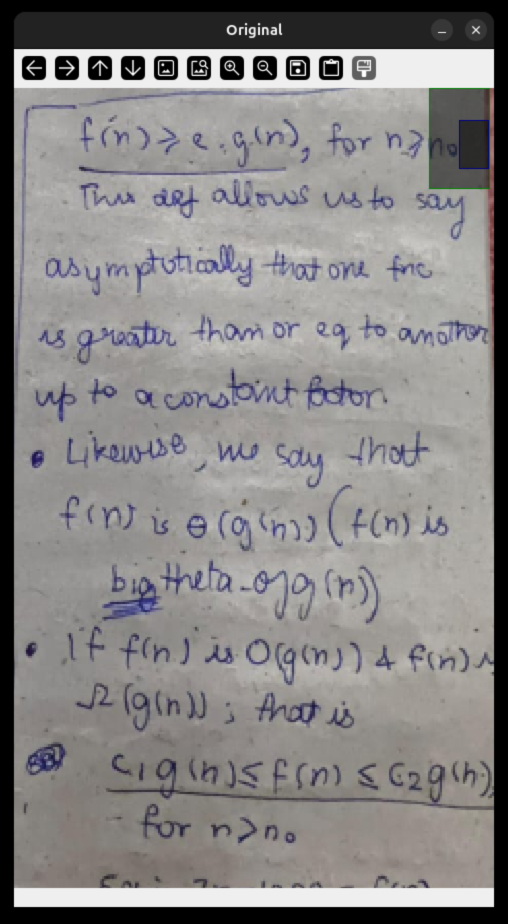
#> input picture Original.png, 1016 x 1848 px (shown at 1/2 size)
$ python preproc_pipeline.py
#> lines starting #> are read from the running program, lines starting #| are printed output that depends on the picture; after the words box and inside, x2 and y2 are one past the last pixel; in counts of white or black regions, pixels touching at a corner belong together
"""This has the image preprocessing pipeline"""
import sys
from tkinter import Tk
from tkinter.filedialog import askopenfilename

import cv2
import numpy as np


def grey_scale(img):
    """Greyscale of image"""
    return cv2.cvtColor(img, cv2.COLOR_BGR2GRAY)


# Iteration 3
def distortion_correction(img):
    """Remove artifacts like lines present in notebooks without affecting handwriting"""
    # Create horizontal kernel to detect horizontal lines
    horizontal_kernel = cv2.getStructuringElement(cv2.MORPH_RECT, (25, 1))

    # Use morphological opening to detect horizontal lines
    lines = cv2.morphologyEx(img, cv2.MORPH_OPEN, horizontal_kernel, iterations=2)

    # Create mask for the lines
    _, mask = cv2.threshold(lines, 0, 255, cv2.THRESH_BINARY)

    # Inpaint the lines using surrounding pixels
    repaired = cv2.inpaint(img, mask, 3, cv2.INPAINT_TELEA)

    return repaired


def normalise_contrast(img):
    """Normalize contrast"""
    # _, mask = cv2.threshold(img, 120, 255, cv2.THRESH_BINARY)

    mask = cv2.adaptiveThreshold(
        img,
        255,
        cv2.ADAPTIVE_THRESH_GAUSSIAN_C,
        cv2.THRESH_BINARY_INV,  # better for text (white background → black text)
        15,  # block size (tune this: 11–25)
        8  # constant (tune: 2–10)
    )

    return mask


def noise_reduction(img):
    """Noise Removal"""
    return cv2.fastNlMeansDenoising(img, None, h=10, templateWindowSize=13, searchWindowSize=21)


# Iteration 3
# Corrects the rotation artifacts
def deskew(img):
    """Corrects rotation of image"""
    return img


def compress_to_min_dim(img, target_min=1200):
    """Compress image to target size"""
    h, w = img.shape[:2]

    # Find current minimum dimension
    min_dim = min(h, w)

    # If already smaller, do nothing
    if min_dim <= target_min:
        return img

    # Compute scale factor
    scale = target_min / min_dim

    new_w = int(w * scale)
    new_h = int(h * scale)

    resized = cv2.resize(img, (new_w, new_h), interpolation=cv2.INTER_AREA)

    return resized


# Iteration 2
# This divides image into parts based on how the image was taken
def segment(img):
    """Segments image into multiple segments"""

    img = compress_to_min_dim(img, target_min=1200)

    _, thresh = cv2.threshold(img, 127, 255, cv2.THRESH_BINARY)

    # Step 2: Find connected components (letters/parts)
    num_labels, labels, stats, _ = cv2.connectedComponentsWithStats(img, connectivity=8)

    heights = []

    for i in range(1, num_labels):  # skip background
        x, y, w, h, area = stats[i]

        # Filter noise (very small components)
        if area > 50:
            heights.append(h)

    # Step 3: Estimate handwriting scale
    if len(heights) == 0:
        return [img]  # fallback

    median_height = int(np.median(heights))

    # Step 4: Define dynamic segment size
    seg_h = int(median_height * 5)  # covers ~1–2 lines
    seg_w = int(median_height * 10)  # covers word groups

    h, w = img.shape

    segm = []

    # Step 5: Sliding window segmentation
    for y in range(0, h, seg_h):
        for x in range(0, w, seg_w):
            patch = img[y:y + seg_h, x:x + seg_w]

            # Skip mostly empty patches
            if np.mean(patch) > 10:
                segm.append((x, y, patch))

    return segm


def resize_for_screen(img, max_width=800, max_height=800):
    """Function to help with resizing image for display"""
    h, w = img.shape[:2]
    scale = min(max_width / w, max_height / h, 1.0)
    return cv2.resize(img, (int(w * scale), int(h * scale)))


def preproc_image(img):
    """Image processing pipeline"""
    img = grey_scale(img)
    # img = distortion_correction(img)
    img = noise_reduction(img)
    img = normalise_contrast(img)
    img = deskew(img)

    segm = segment(img)
    return segm


# For visualization and debugging
if __name__ == '__main__':
    Tk().withdraw()

    path = askopenfilename(
        title="Select Image",
        filetypes=[("Image Files", "*.png *.jpg *.jpeg *.bmp")]
    )
#> the answer given: ../Original.png

    if not path:
        print("No image selected.")
        sys.exit()

    original = cv2.imread(path)
#> original is the input picture: shape (1848, 1016, 3); mean B, G, R 133.6, 133.7, 135.8

    if original is None:
        print("Failed to load image.")
        sys.exit()

    segments = preproc_image(original)
#> in normalise_contrast, `mask = cv2.adaptiveThreshold( img, 255, cv2.ADAPTIVE_THRESH_GAUSSIAN_C..`:
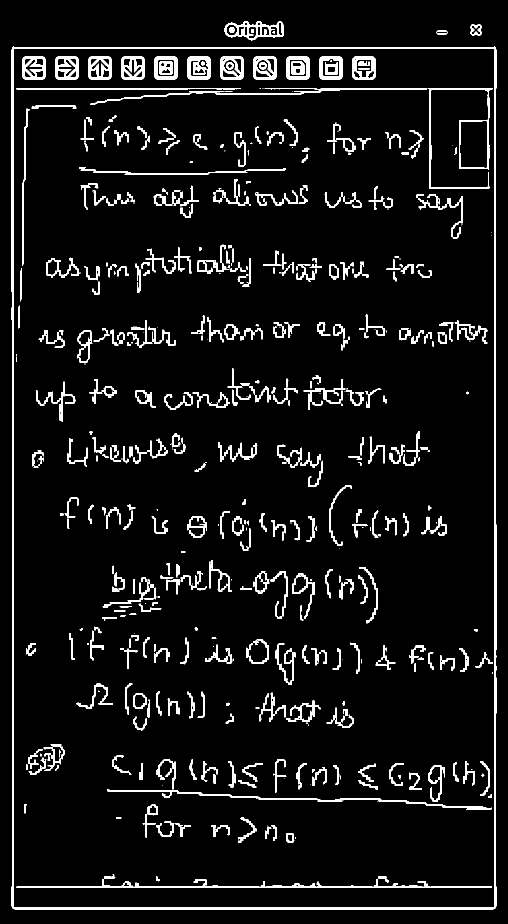
#> mask: shape (1848, 1016) (shown at 1/2 size); 7.5% white; 503 white regions (113 under 20 px), largest, box (x1, y1, x2, y2) and area: (23, 92, 993, 1819) 23402, (32, 1749, 984, 1776) 4666, (214, 1578, 983, 1619) 3173
#> in segment, `num_labels, labels, stats, _ = cv2.connectedComponentsWithStats(img, c..`:
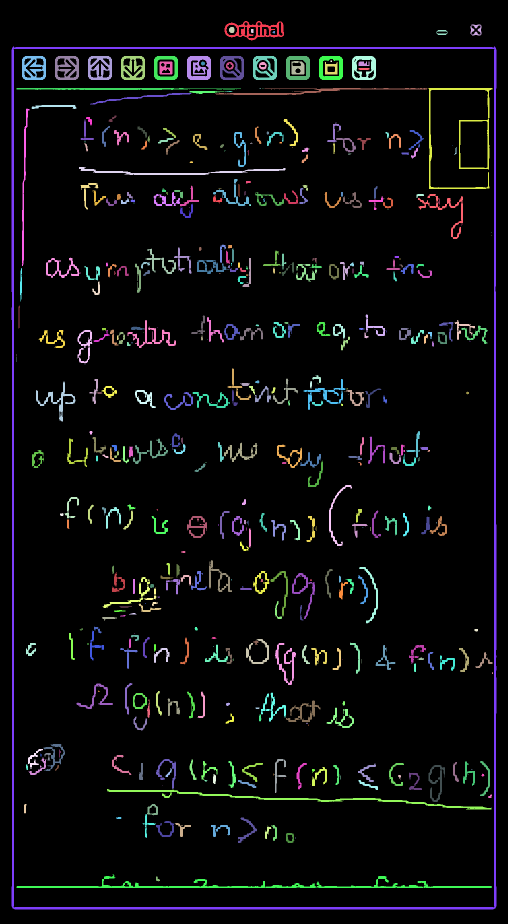
#> labels: shape (1848, 1016) int32 (shown at 1/2 size); 504 distinct labels, from 0 to 503; one colour per label, 0 black
#> in segment, `num_labels, labels, stats, _ = cv2.connectedComponentsWithStats(img, c..`: num_labels = 504; stats = 504 rows, first 6: [0, 0, 1016, 1848, 1737645], [449, 42, 119, 39, 1819], [941, 49, 22, 22, 263], [458, 54, 11, 12, 112], [502, 58, 5, 8, 39], [873, 60, 22, 10, 120]
#> the loop in segment, `for i in range(1, num_labels):` made 503 passes
#> after the loop in segment, `for i in range(1, num_labels):`: heights = 315 values, max 1727 at index 4, min 4 at index 22, mean 40.49
#> in segment, `median_height = int(np.median(heights))`: median_height = 32
#> in segment, `seg_h = int(median_height * 5)`: seg_h = 160
#> in segment, `seg_w = int(median_height * 10)`: seg_w = 320
#> after the loop in segment, `for y in range(0, h, seg_h):`: segm = 43 items
#> segments = 43 items
    print(len(segments))
#| 43

    cv2.imshow("Original", resize_for_screen(original))
#> in resize_for_screen, `return cv2.resize(img, (int(w * scale), int(h * scale)))`:
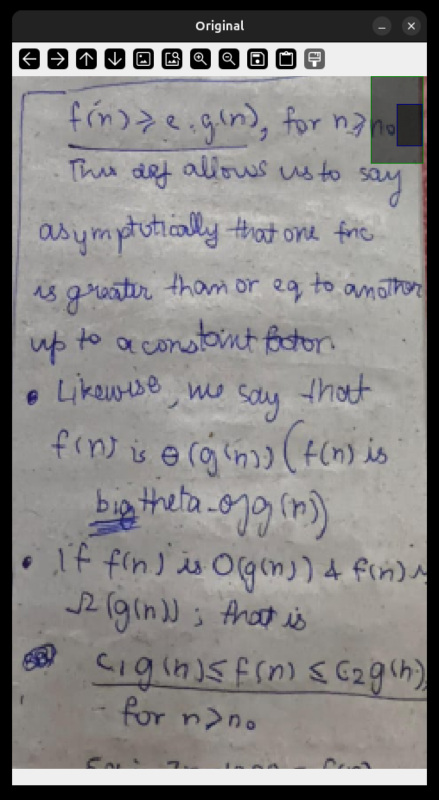
#> returned value: shape (800, 439, 3); mean of channels 0, 1, 2 133.5, 133.6, 135.7; drawn as B, G, R

    # Display segments dynamically
    for idx, (x, y, seg) in enumerate(segments):
        window_name = f"Segment {idx}"
        cv2.imshow(window_name, resize_for_screen(seg))

        # Optional: visualize bounding box on original
        cv2.rectangle(original, (x, y), (x + seg.shape[1], y + seg.shape[0]), (0, 255, 0), 1)
#> this loop made 43 passes
#> (x, y, window_name, h in resize_for_screen, w in resize_for_screen) on passes 1 to 12: (0, 0, 'Segment 0', 160, 320), (320, 0, 'Segment 1', 160, 320), (640, 0, 'Segment 2', 160, 320), (960, 0, 'Segment 3', 160, 56), (0, 160, 'Segment 4', 160, 320), (320, 160, 'Segment 5', 160, 320), (640, 160, 'Segment 6', 160, 320), (960, 160, 'Segment 7', 160, 56), (0, 320, 'Segment 8', 160, 320), (320, 320, 'Segment 9', 160, 320), (640, 320, 'Segment 10', 160, 320), (960, 320, 'Segment 11', 160, 56)
#> pass 1, `cv2.imshow(window_name, resize_for_screen(seg))`:
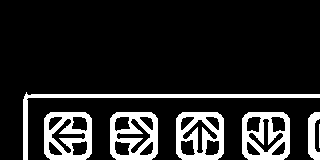
#> window 'Segment 0': shape (160, 320); 14.8% white; 7 white regions, largest, box (x1, y1, x2, y2) and area: (23, 92, 320, 160) 1489, (44, 112, 92, 160) 1414, (176, 112, 224, 160) 1414
#> pass 2, `cv2.imshow(window_name, resize_for_screen(seg))`:
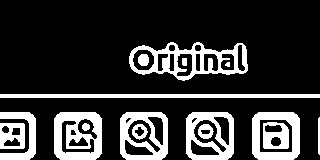
#> window 'Segment 1': shape (160, 320); 21.1% white; 16 white regions, largest, box (x1, y1, x2, y2) and area: (129, 42, 248, 81) 1819, (54, 112, 102, 160) 1608, (120, 112, 168, 160) 1294
#> after the loop:
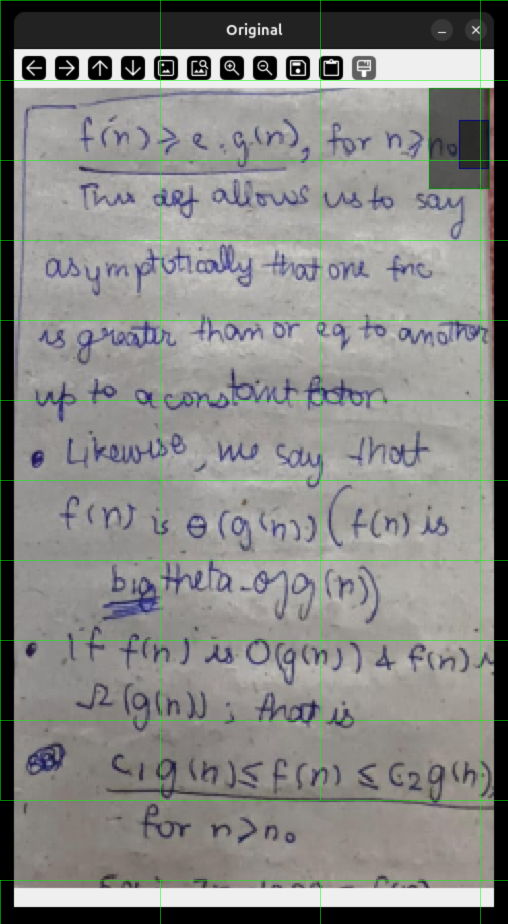
#> original: shape (1848, 1016, 3) (shown at 1/2 size); 1.02% of pixels changed, all inside (x1, y1, x2, y2) = (0, 0, 1016, 1848)

    cv2.imshow("Segmented View", resize_for_screen(original))
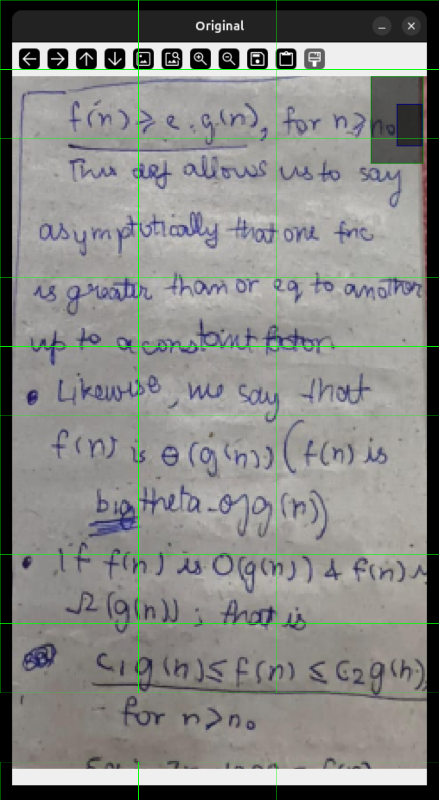
#> window 'Segmented View': shape (800, 439, 3); mean B, G, R 132.2, 134.9, 134.4

    cv2.waitKey(0)
    cv2.destroyAllWindows()
